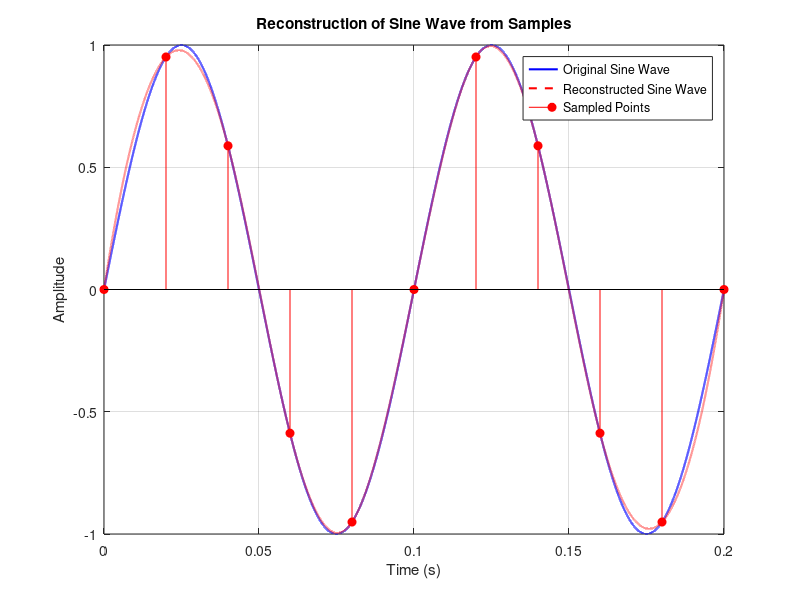

Write MATLAB code to recreate this figure.
% Step 1: Define parameters
f1 = 10;                          % Frequency of the sine wave (10 Hz)
t_continuous = linspace(0, 0.2, 100000);  % High-resolution time vector (for continuous signal)
y_continuous = sin(2 * pi * f1 * t_continuous);  % Continuous sine wave

% Step 2: Sample the continuous signal at a lower sampling rate
fs = 50;                           % Sampling rate (50 samples per second)
t_sampled = 0:1/fs:0.2;            % New time vector for sampled signal
y_sampled = sin(2 * pi * f1 * t_sampled);  % Sampled sine wave

% Step 3: Reconstruct the continuous signal from the sampled points using linear interpolation
t_reconstructed = linspace(0, 0.2, 100000);    % Time vector for reconstruction
y_reconstructed = interp1(t_sampled, y_sampled, t_reconstructed, 'spline');  % Linear interpolation

% Step 4: Plot the original and reconstructed signals
figure;
plot(t_continuous, y_continuous, 'b', 'LineWidth', 1.5);  % Original sine wave (blue)
hold on;
plot(t_reconstructed, y_reconstructed, 'r--', 'LineWidth', 1.5);  % Reconstructed signal (red dashed)
stem(t_sampled, y_sampled, 'r', 'filled');   % Sampled points (red markers)
title('Reconstruction of Sine Wave from Samples');
xlabel('Time (s)');
ylabel('Amplitude');
legend('Original Sine Wave', 'Reconstructed Sine Wave', 'Sampled Points');
grid on;
